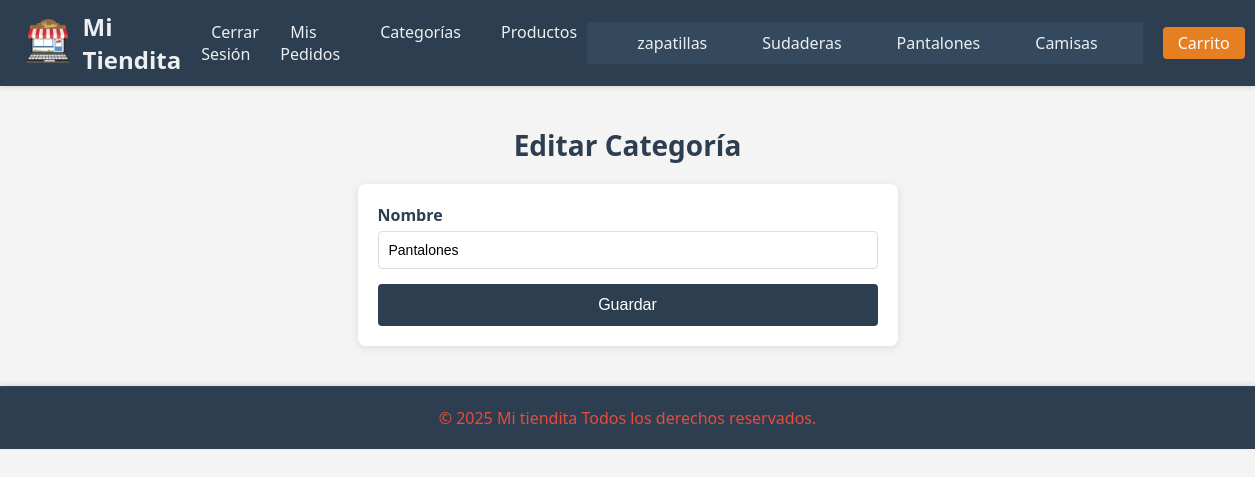
The page /Categoria/editar/2 (signed in) on the database its author committed.
### tables this page shows
CREATE TABLE `categorias` (
  `id` int(255) NOT NULL,
  `nombre` varchar(100) NOT NULL
);

### src/lib/Pages.php (called while the page is built, shortened)
<?php
class Pages{
public function render(string $pageName, array $params = null):void{
    if ($params !=null){
        foreach ($params as $name =>$value){$$name=$value;}}$arriba =dirname(__DIR__,1);
        require_once $arriba."/views/layout/header.php";
        require_once $arriba . "/views/$pageName.php";
        require_once $arriba."/views/layout/footer.php";
    }
}

### src/controllers/CategoriaController.php (called while the page is built, shortened)
<?php
class CategoriaController {
    private Pages $pages;
    public function __construct() {
        $this->pages = new Pages();
    }
    public function editar(int $id): void {
        $categoria = new Categoria();
        $categoria->setId($id);
        $categoria = $categoria->getOne();
        $this->pages->render("categoria/editar", ["categoria" => $categoria]);
    }
}

### src/Routes/Routes.php (called while the page is built, shortened)
<?php
class Routes
{
    public static function index(){
        Router::add('GET', 'Categoria/editar/:id', function ($id){
            return (new CategoriaController())->editar($id);
        });
        Router::dispatch();
    }
}

### src/init.php (called while the page is built, shortened)
<?php
Routes::index();
?>

### public/index.php (called while the page is built)
<?php
require_once '../src/init.php';

### src/lib/BaseDatos.php (called while the page is built, shortened)
<?php
class BaseDatos extends PDO{
    public function __construct(
        private string $tipo_de_base = "mysql",
        private string $servidor = SERVIDOR,
        private string $usuario = USUARIO,
        private string $password = PASSWORD,
        private string $baseDatos = BASE_DATOS) {
        try {
            $opciones = array(
                PDO::MYSQL_ATTR_INIT_COMMAND => "SET NAMES utf8",
                PDO::MYSQL_ATTR_FOUND_ROWS => true
            );
        }
        catch (PDOException $e) {
            echo "Ha surgido un error y no se puede conectar a la base de datos: " . $e->getMessage();
            exit;
        }
    }
}

### src/models/Categoria.php (called while the page is built, shortened)
<?php
class Categoria {
    private string $id;
    private BaseDatos $bd;
    public function __construct() {
        $this->bd = new BaseDatos();
    }
    public function setId(string $id): void {
        $this->id = $id;
    }
    public function getAll(): bool|\PDOStatement{
        try {
            return $this->bd->query("SELECT * FROM categorias ORDER BY id DESC");
        } catch (PDOException $e) {
            echo "Ha surgido un error y no se puede conectar a la base de datos: " . $e->getMessage();
            return false;
        }
    }
    public function getOne(): bool|Object {
        try {
            $sql = $this->bd->prepare("SELECT * FROM categorias WHERE id = :id");
            $sql->bindParam(":id", $this->id, \PDO::PARAM_INT);
            $sql->execute();
            return $sql->fetch(\PDO::FETCH_OBJ);
        } catch (PDOException $e) {
            echo "Ha surgido un error y no se puede conectar a la base de datos: " . $e->getMessage();
            return false;
        }
    }
    public static function obtenerCategorias(): bool|\PDOStatement {
        $categoria = new Categoria();
        return $categoria->getAll();
    }
}

### src/views/categoria/editar.php (the view, shortened to what this page needs)
<h1>Editar Categoría</h1>
<?php if (isset($categoria)): ?>
    <form action="<?=base_url?>Categoria/update/<?=($categoria->id)?>" method="POST">
        <label for="nombre">Nombre</label>
        <input type="text" name="nombre" value="<?=htmlspecialchars($categoria->nombre)?>" required>
        <input type="submit" value="Guardar">
    </form>
<?php else: ?>
    <p>La categoría no existe.</p>
<?php endif; ?>

### src/views/layout/header.php (shortened to what this page needs)
<html lang="es">
<head>
    <link rel="stylesheet" href="<?=base_url?>styles/style.css">
</head>
<body>
<header id="header">
    <div id="logo">
        <img src="<?=base_url?>images/logo.png" id="logo" alt="logo">
        <a href="<?=base_url?>">Mi Tiendita</a>
    </div>
    <nav>
        <ul>
            <?php if (isset($_SESSION["identity"])): ?>
                <li><a href="<?=base_url?>Usuario/logout/">Cerrar Sesi&oacute;n</a></li>
                <li><a href="<?=base_url?>Pedido/misPedidos">Mis Pedidos</a></li>
                <?php if (isset($_SESSION["admin"])): ?>
                    <li><a href="<?=base_url?>Categoria/index"> Categor&iacute;as</a></li>
                    <li><a href="<?=base_url?>Producto/index"> Productos</a></li>
                <?php endif; ?>
            <?php else: ?>
                <li><a href="<?=base_url?>Usuario/login">Iniciar Sesi&oacute;n</a></li>
                <li><a href="<?=base_url?>Usuario/registro">Registrarse</a></li>
            <?php endif; ?>
        </ul>
    </nav>
    <?php $categorias = Categoria::obtenerCategorias(); ?>
    <nav id="menu_cat">
        <ul>
            <?php while ($cat = $categorias->fetch(PDO::FETCH_OBJ)): ?>
                <li><a href="<?=base_url?>Categoria/ver/<?=$cat->id?>"><?=$cat->nombre?></a></li>
            <?php endwhile; ?>
        </ul>
    </nav>
        <ul>
            <li><a href="<?=base_url?>Carrito/ver">Carrito <?php if (isset($_SESSION["carrito"])) echo "(".count($_SESSION['carrito']["productos"]).")";?></a></li>
        </ul>
</header>

### public/styles/style.css (style rules this page uses)
body { font-family: 'Segoe UI', Tahoma, Geneva, Verdana, sans-serif; margin: 0; padding: 0; background-color: #f4f4f4; color: #333; }
a { text-decoration: none; color: inherit; }
#header { background-color: #2c3e50; color: #ecf0f1; padding: 10px 20px; display: flex; justify-content: space-between; align-items: center; box-shadow: 0 2px 5px rgba(0, 0, 0, 0.1); }
#logo { display: flex; align-items: center; }
#logo img { height: 50px; margin-right: 10px; }
#logo a { font-size: 24px; font-weight: bold; color: #ecf0f1; }
nav ul { list-style: none; margin: 0; padding: 0; display: flex; }
nav ul li { margin-left: 20px; }
nav ul li a { font-size: 16px; color: #ecf0f1; padding: 5px 10px; transition: background-color 0.3s ease; }
#menu_cat { background-color: #34495e; padding: 10px 20px; }
#menu_cat ul { display: flex; justify-content: center; list-style: none; margin: 0; padding: 0; }
#menu_cat ul li { margin: 0 15px; }
#menu_cat ul li a { color: #ecf0f1; font-size: 14px; padding: 5px 10px; transition: background-color 0.3s ease; }
h1 { text-align: center; color: #2c3e50; font-size: 28px; margin-bottom: 20px; }
#header ul { list-style: none; margin: 0; padding: 0; display: flex; }
#header ul li { margin-left: 20px; }
#header ul li a { font-size: 16px; color: #ecf0f1; padding: 5px 10px; transition: background-color 0.3s ease; }
#header ul li a[href*="Carrito"] { background-color: #e67e22; padding: 5px 15px; border-radius: 4px; color: #fff; }
h1 { font-size: 24px; color: #2c3e50; text-align: center; margin-top: 40px; }
form { max-width: 500px; margin: 0 auto; padding: 20px; background-color: #fff; border-radius: 8px; box-shadow: 0 2px 10px rgba(0, 0, 0, 0.1); }
form label { display: block; font-size: 16px; color: #2c3e50; margin-bottom: 5px; font-weight: bold; }
form input[type="text"] { width: 100%; padding: 10px; margin-bottom: 15px; border: 1px solid #ddd; border-radius: 4px; font-size: 14px; transition: border-color 0.3s ease; }
form input[type="submit"] { width: 100%; padding: 12px 20px; background-color: #2c3e50; color: #fff; border: none; border-radius: 4px; font-size: 16px; cursor: pointer; transition: background-color 0.3s ease; }

### rows shown on the page
categorias: nombre "zapatillas"
categorias: nombre "Sudaderas"
categorias: nombre "Pantalones"
categorias: nombre "Camisas"
